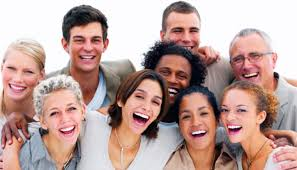
#> input picture image.jpg, 297 x 170 px
$ python isskin.py
#> lines starting #> are read from the running program, lines starting #| are printed output that depends on the picture
import cv2
import numpy as np
hs,ss,vs=np.load("[h,s,v]histskin.npy")  #(s for skin)
#> (reads [h,s,v]histskin.npy from the repository)
sums=np.sum(hs)  # (total pixels)
hn,sn,vn=np.load("[h,s,v]histnonskin.npy")  #(n nonskin)
#> (reads [h,s,v]histnonskin.npy from the repository)
sumn=np.sum(hn)  # (total pixels)
'''msp=float(max(hs)+max(ss)+max(vs))/(3*sums)
mnsp=float(min(hn)+min(sn)+min(vn))/(3*sumn)
print(msp)
print(mnsp)
print(msp/mnsp)'''
ps,pns,r=1,1,1 #probablities & ratio
img=cv2.imread("image.jpg",1)
#> img is the input picture: shape (170, 297, 3); mean B, G, R 155.6, 161.3, 189.7
img=cv2.resize(img, None, fx=0.9, fy=0.9)
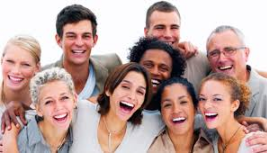
#> img: shape (153, 267, 3); mean B, G, R 155.4, 161.1, 189.5
cv2.imshow("orig",img)
imgc=img.copy()
img=cv2.cvtColor(img,cv2.COLOR_BGR2HSV)
#> img: shape (153, 267, 3); mean H, S, V 61.8, 62.6, 191.8
new=cv2.cvtColor(img,cv2.COLOR_BGR2GRAY)
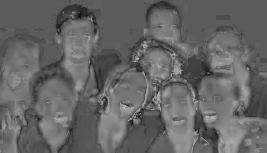
#> new: shape (153, 267); min 11, max 189, mean 101.2
new[:,:]=255
#> new: shape (153, 267); every value is 255
for x in range(img.shape[0]):
	for y in range(img.shape[1]):
		ps=float(hs[img[x,y][0]]+ss[img[x,y][1]]+vs[img[x,y][2]])/(3*sums)
		pns=float(hn[img[x,y][0]]+sn[img[x,y][1]]+vn[img[x,y][2]])/(3*sumn)
		r=ps/pns
		print(r)
		if(r<=3):# if r>3 then skin
			#new[x,y]=255-int((float(255)/16)*r)
			imgc[x,y]=255
	cv2.imshow("new",imgc)
	cv2.waitKey(1)
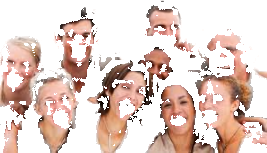
#> imgc: shape (153, 267, 3); mean B, G, R 199.2, 206.7, 227.6
cv2.waitKey(0)
print(new,"Done!")
